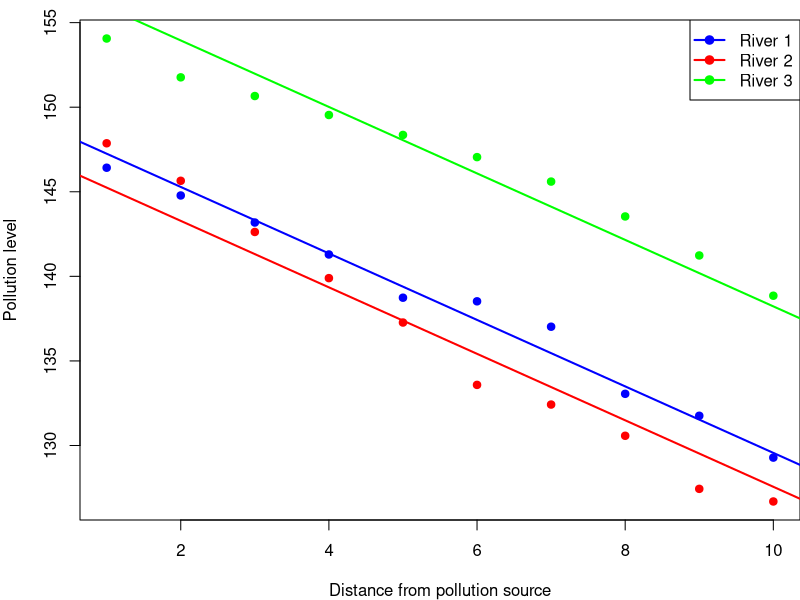
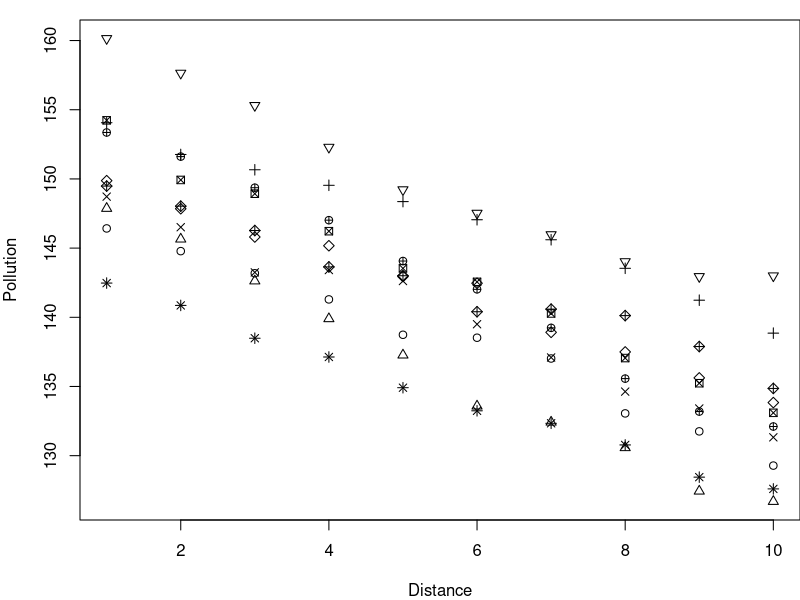
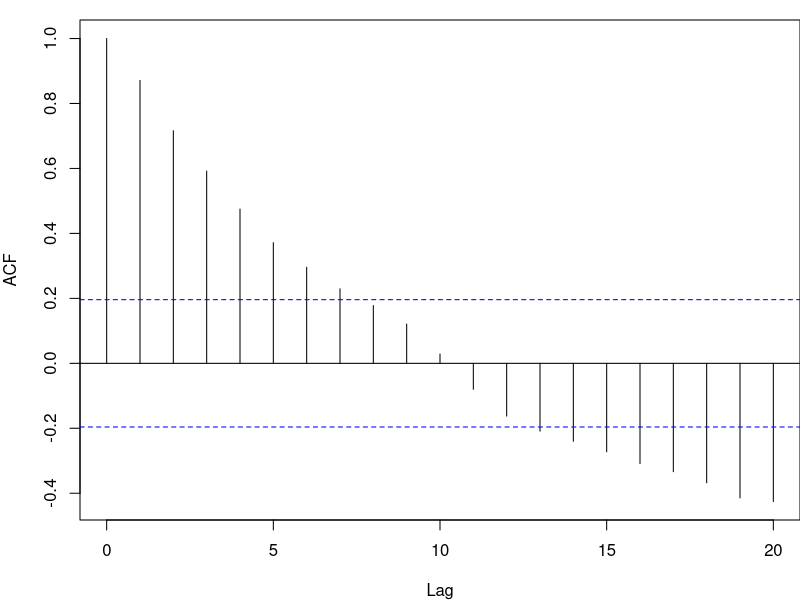

Source code (R) for these figures, in order: (Note: this script raises an error after producing the figures.)
## ---- chunk 1

knitr::opts_chunk$set(
	echo = TRUE,
	message = FALSE,
	warning = FALSE,
	cache = TRUE
	)
## ---- chunk 2

#  NRES 710, Mixed Effect Models
#     University of Nevada, Reno
#     Models with both fixed and random effects

## ---- chunk 3
# Make a graph to visualize how random intercepts work in mixed-effects models
# with a linear X-variable

# Specify plot margins 
par(mar = c(4,4,1,0))

# Read the data
datum <- read.csv("lecture_17_dataset1.csv")

# Subset to first three rivers for simple example
datum <- subset(datum, datum$River %in% c(1,2,3))


# Fit a linear model with a common slope and different intercepts for each river
# Include '0' in the formula to explicitly model different intercepts for each river
fit_common_slope <- lm(Pollution ~ Distance + factor(River) - 1, data = datum)

# Set up the plotting area
plot(datum$Distance, datum$Pollution, type = "n", # Set up empty plot
     xlab = "Distance from pollution source",
     ylab = "Pollution level")

# Define colors for each river
colors <- c("blue", "red", "green")

# Loop over each river and add points and the fitted line with a common slope
for (i in 1:3) {
  # Subset data for each river
  river_data <- subset(datum, River == i)
  
  # Plot points for each river
  points(river_data$Distance, river_data$Pollution, col = colors[i], pch = 19)
  
  # Calculate the fitted line using the common slope but different intercepts
  intercept <- coef(fit_common_slope)[paste0("factor(River)", i)]
  slope <- coef(fit_common_slope)["Distance"]
  
  # Add the fitted line to the plot
  abline(a = intercept, b = slope, col = colors[i], lwd = 2)
}

# Add a legend
legend("topright", legend = paste("River", 1:3), col = colors, pch = 19, lwd = 2)

## ---- chunk 4
### Repeated measures model analysis in R

# Read the data
datum <- read.csv("lecture_17_dataset1.csv")

# Examine it
head(datum)

# Plot it
plot(Pollution ~ Distance, data = datum, pch = as.numeric(datum$River))

## ---- chunk 5
# Linear model
library(nlme)
results <- lme(Pollution ~ Distance, data = datum, random = ~1|River)
summary(results)

## ---- chunk 6
# Linear model
help(lme)

## ---- chunk 7
# Linear model
auto <- read.csv("lecture_5_autocorrelated_data.csv")
res <- lm(y ~ x, data = auto)
acf(residuals(res)[order(auto$x)], main="")

## ---- chunk 8
# Linear mixed-effects model that accounts for autocorrelation
results2 <- lme(Pollution ~ Distance, data = datum, random = ~1|River, correlation = corAR1())
summary(results2)

## ---- chunk 9
# Partial likelihood test
anova(results2, results)

## ---- chunk 10
# Linear mixed-effects model that accounts for autocorrelation with a moving-average autocorrelation model
results3 <- lme(Pollution ~ Distance, data = datum, random = ~1|River, correlation = corARMA(p = 0, q = 1))
summary(results3)

## ---- chunk 11
# Partial likelihood test
anova(results3, results)

## ---- chunk 12
# Compare the two models with autocorrelation
anova(results3, results2)

## ---- chunk 13
################### 'Truth' #################### 
### Lecture 17: code to simulate data for class

### Dataset 1
# Pollution as a function of distance in three rivers
# Set the seed for reproducibility
set.seed(123)

# Rivers
n_rivers <- 10
n_samples <- 10
River <- sort(rep(1:n_rivers, n_samples))

# Distance from pollution source
Distance <- rep(seq(1, n_samples, 1), n_rivers)

# Error due to river
RiverError <- rep(rnorm(n_rivers, 0, 5), each = n_samples)

# Error within river (residual error)
# Simulate autocorrelated error - each value using the mean of the previous value
Error <- matrix(NA, length(Distance), 1)
Error[1,1] <- rnorm(1, mean = 0, sd = 1)
for (i in 2:length(Distance)){
  Error[i,1] <- rnorm(1, mean = Error[i-1, 1], sd = 1)
}

# Response variable - Pollution
Pollution <- 150 - 2*Distance + RiverError + Error

# Save the data
datum <- data.frame(River = River, Distance = Distance, RiverError = RiverError, Error = Error, Pollution = Pollution)

# Save the data
write.csv(datum, "lecture_17_dataset1.csv", row.names = FALSE)
